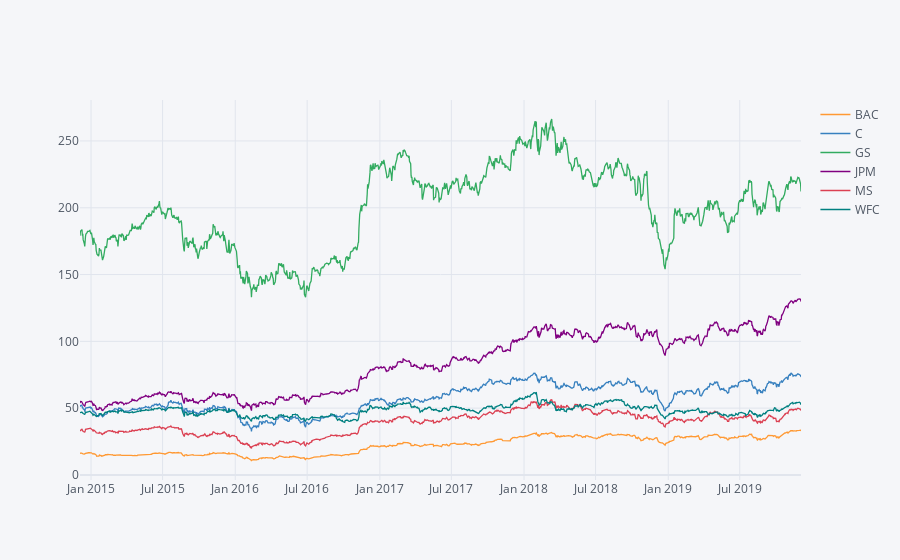

The notebook cell saved with this chart:
### Code cell
# Using live plots with plotly
bank_stocks.xs(key='Close', axis=1, level='Stock Info').iplot()

### Figure 1 — Plotly figure (JSON) as saved in the notebook; plotly's stock layout.template omitted (floating-point values rounded to 4 significant figures; data arrays with more than 128 entries replaced by an {"elided": "..."} marker saying what was removed)
{"data": [{"line": {"color": "rgba(255, 153, 51, 1.0)", "dash": "solid", "shape": "linear", "width": 1.3}, "mode": "lines", "name": "BAC ", "text": "", "type": "scatter", "x": {"elided": "1258 str values"}, "y": {"elided": "1258 float values"}}, {"line": {"color": "rgba(55, 128, 191, 1.0)", "dash": "solid", "shape": "linear", "width": 1.3}, "mode": "lines", "name": "C ", "text": "", "type": "scatter", "x": {"elided": "1258 str values"}, "y": {"elided": "1258 float values"}}, {"line": {"color": "rgba(50, 171, 96, 1.0)", "dash": "solid", "shape": "linear", "width": 1.3}, "mode": "lines", "name": "GS ", "text": "", "type": "scatter", "x": {"elided": "1258 str values"}, "y": {"elided": "1258 float values"}}, {"line": {"color": "rgba(128, 0, 128, 1.0)", "dash": "solid", "shape": "linear", "width": 1.3}, "mode": "lines", "name": "JPM ", "text": "", "type": "scatter", "x": {"elided": "1258 str values"}, "y": {"elided": "1258 float values"}}, {"line": {"color": "rgba(219, 64, 82, 1.0)", "dash": "solid", "shape": "linear", "width": 1.3}, "mode": "lines", "name": "MS ", "text": "", "type": "scatter", "x": {"elided": "1258 str values"}, "y": {"elided": "1258 float values"}}, {"line": {"color": "rgba(0, 128, 128, 1.0)", "dash": "solid", "shape": "linear", "width": 1.3}, "mode": "lines", "name": "WFC ", "text": "", "type": "scatter", "x": {"elided": "1258 str values"}, "y": {"elided": "1258 float values"}}], "layout": {"legend": {"bgcolor": "#F5F6F9", "font": {"color": "#4D5663"}}, "paper_bgcolor": "#F5F6F9", "plot_bgcolor": "#F5F6F9", "title": {"font": {"color": "#4D5663"}}, "xaxis": {"gridcolor": "#E1E5ED", "showgrid": true, "tickfont": {"color": "#4D5663"}, "title": {"font": {"color": "#4D5663"}, "text": ""}, "zerolinecolor": "#E1E5ED"}, "yaxis": {"gridcolor": "#E1E5ED", "showgrid": true, "tickfont": {"color": "#4D5663"}, "title": {"font": {"color": "#4D5663"}, "text": ""}, "zerolinecolor": "#E1E5ED"}}}
